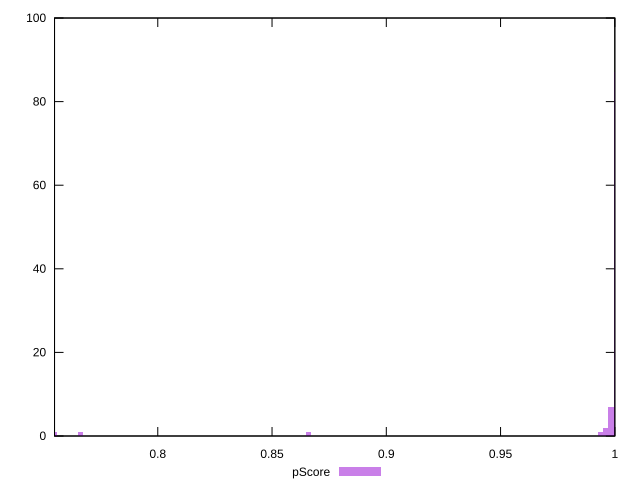

Reproduce this figure in gnuplot.
reset

$pScore <<EOF
0.8659760886136163 1
0.7661450649932798 1
0.7545368064327757 1
1.0006318879154654 87
0.9983102362033647 7
0.9959885844912638 2
0.993666932779163 1
EOF

set key outside below
set boxwidth 0.002321651712100848
set xrange [0.7548216701373284:0.9999998265050976]
set yrange [0:100]
set trange [0:100]
set style fill transparent solid 0.5 noborder
set terminal svg size 640, 490 enhanced background rgb 'white'
set output "report/report_00029_2021-02-24T13-36-40.390Z/bootup-time/samples/agenda/pScore/histogram.svg"

plot $pScore title "pScore" with boxes

reset
